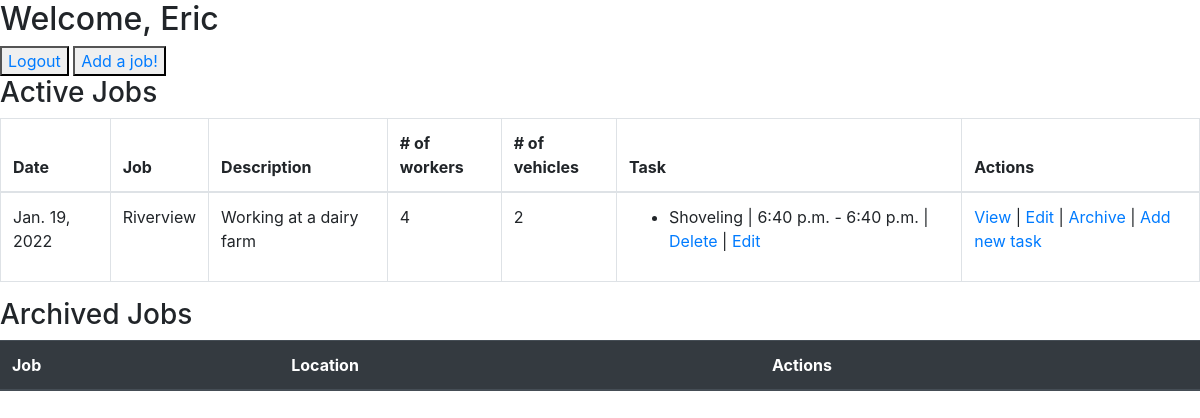
The page /jobs/ (signed in) on the database as committed earlier.
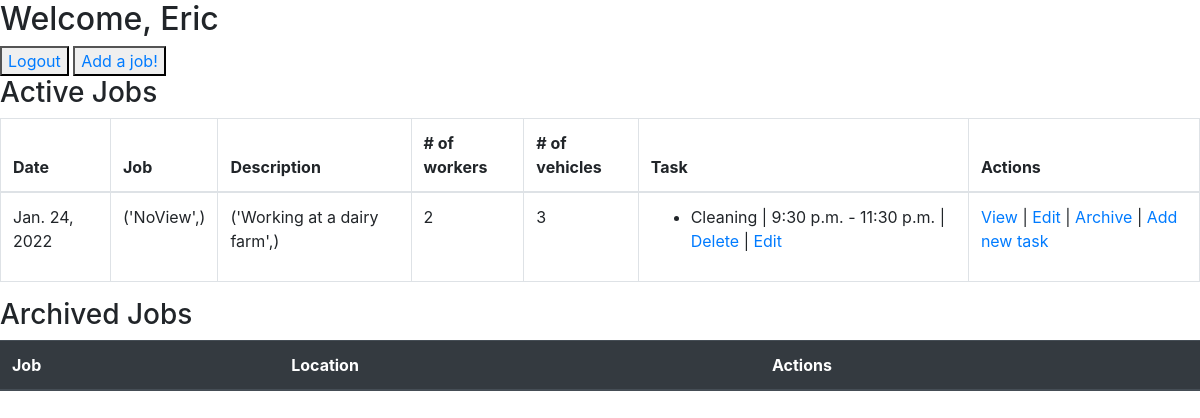
The same page on the database as committed later.
### JobNotes/models.py (models this page shows)
class User(models.Model):
    first_name=models.CharField(max_length=255)
    last_name=models.CharField(max_length=255)
    email=models.CharField(max_length=255)
    password=models.CharField(max_length=100)
    created_at=models.DateTimeField(auto_now_add=True)
    updated_at=models.DateTimeField(auto_now=True)
    objects=UserManager()

class Job(models.Model):
    title=models.CharField(max_length=255)
    date=models.DateField(default=0)
    description=models.TextField()
    location=models.CharField(max_length=255)
    uploader=models.ForeignKey(User, related_name='jobs_uploaded', on_delete=CASCADE)
    workers=models.IntegerField()
    vehicles=models.IntegerField()
    equipment=models.CharField(max_length=255)
    my_jobs=models.ManyToManyField(User, related_name='active_jobs')
    tasks=models.ManyToManyField(Task,related_name='active_tasks')
    created_at=models.DateTimeField(auto_now_add=True)
    updated_at=models.DateTimeField(auto_now=True)
    objects=JobManager()

class Task(models.Model):
    name=models.CharField(max_length=255,blank=True)
    description=models.TextField(blank=True)
    timein=models.TimeField(blank=True, null=True)
    timeout=models.TimeField(blank=True, null=True)
    created_at=models.DateTimeField(auto_now_add=True)
    updated_at=models.DateTimeField(auto_now=True)

### JobNotes/views.py (the view)
# urls.py: path('jobs/',views.jobs),
def jobs(request):
    if 'user_id' not in request.session:
        return redirect('/')
    this_user=User.objects.filter(id = request.session['user_id'])
    context={
        'user': this_user[0],
        'all_the_jobs':Job.objects.all(),
        'all_the_tasks':Task.objects.all()
    }
    return render(request,'jobs.html', context)

### JobNotes/templates/jobs.html (shortened to what this page needs)
<!DOCTYPE html>
<html lang="en">
<head>
    <link rel="stylesheet" href="https://stackpath.bootstrapcdn.com/bootstrap/4.3.1/css/bootstrap.min.css">
</head>
<body>
    <div id=wrapper>
    <h2>Welcome, {{ user.first_name }}</h2>
    <button><a href="logout">Logout</a></button>
    <button><a href='new/'>Add a job!</a></button>
    <h3>Active Jobs</h3>
        <table class ='table table-bordered'>
            <thead>
                <th scope='row'>Date</th>
                <th scope='row'>Job</th>
                <th scope='row'>Description</th>
                <th scope='row'># of workers</th>
                <th scope='row'># of vehicles</th>
                <th scope='row'>Task</th>
                <th scope='row'>Actions</th>
            </thead>
            <tbody>
                {% for job in user.active_jobs.all %}
                <tr>
                    <td>{{job.date}}</td>
                    <td>{{job.title}}</td>
                    <td>{{job.description}}</td>
                    <td>{{job.workers}}</td>
                    <td>{{job.vehicles}}</td>
                    <td>
                        {% for task in job.tasks.all %}
                            <ul>
                            <li>{{ task.name }} | {{ task.timein }} - {{ task.timeout }} | <a href='/jobs/{{task.id}}/deleteTask'>Delete</a> | <a href='/jobs/{{task.id}}/editTask'>Edit</a></li>
                            </ul>
                        {% endfor %}
                    </td>
                    <td>
                        <a href='/jobs/{{job.id}}/view'>View</a> |
                        <a href='/jobs/{{job.id}}/edit'>Edit</a> |
                        <a href='/jobs/{{job.id}}/remove_job/'>Archive </a> |
                        <a href='/jobs/{{job.id}}/new_task/'>Add new task </a>
                    </td>
                </tr>
                {% endfor %}
            </tbody>
        </table>
        <h3>Archived Jobs</h3>
        <table class='table table-dark'>
            <thead>
                <th scope='row'>Job</th>
                <th scope='row'>Location</th>
                <th scope='row'>Actions</th>
            </thead>
        </table>
</body>
</html>

Rows that differ between the two databases and show on the page:
removed Job: date "Jan. 19, 2022", title "Riverview", description "Working at a dairy farm", workers "4", vehicles "2"
removed Task: name "Shoveling", timein "6:40 p.m.", timeout "6:40 p.m.", shown under "Jan. 19, 2022"
added Job: date "Jan. 24, 2022", title "('NoView',)", description "('Working at a dairy farm',)", workers "2", vehicles "3"
added Task: name "Cleaning", timein "9:30 p.m.", timeout "11:30 p.m.", shown under "Jan. 24, 2022"
